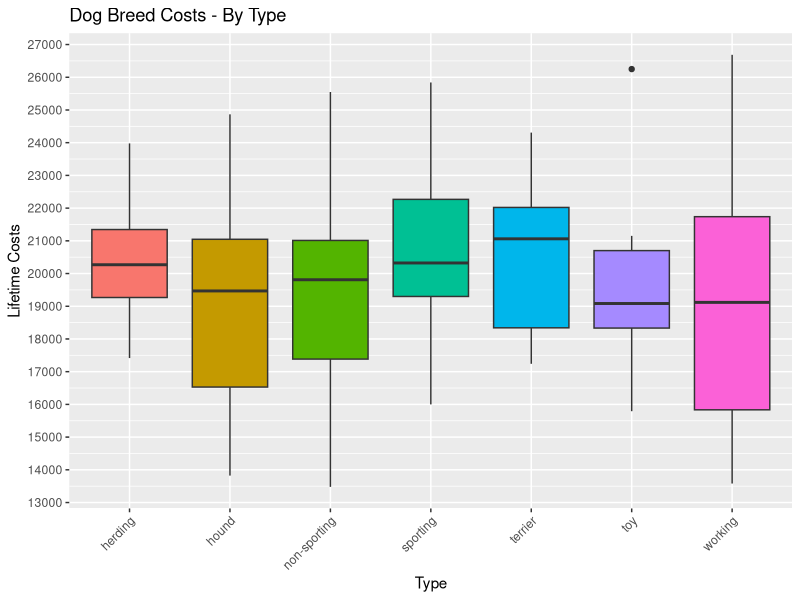

This figure's R source:
## ---- chunk 1
library(tidyverse) 
library(readxl) 
data <- read_excel("best_dog.xlsx", sheet = 2) 
data |> 
  ggplot(aes(x = type, y = lifetime_cost, fill = type)) +
  geom_boxplot(show.legend = FALSE, na.rm = TRUE) +
  labs(title = "Dog Breed Costs - By Type",
       x = "Type",
       y = "Lifetime Costs") +
  theme(axis.text.x = element_text(angle = 45, hjust = 1)) +
  scale_y_continuous(breaks = seq(13000, 30000, by = 1000)) 
